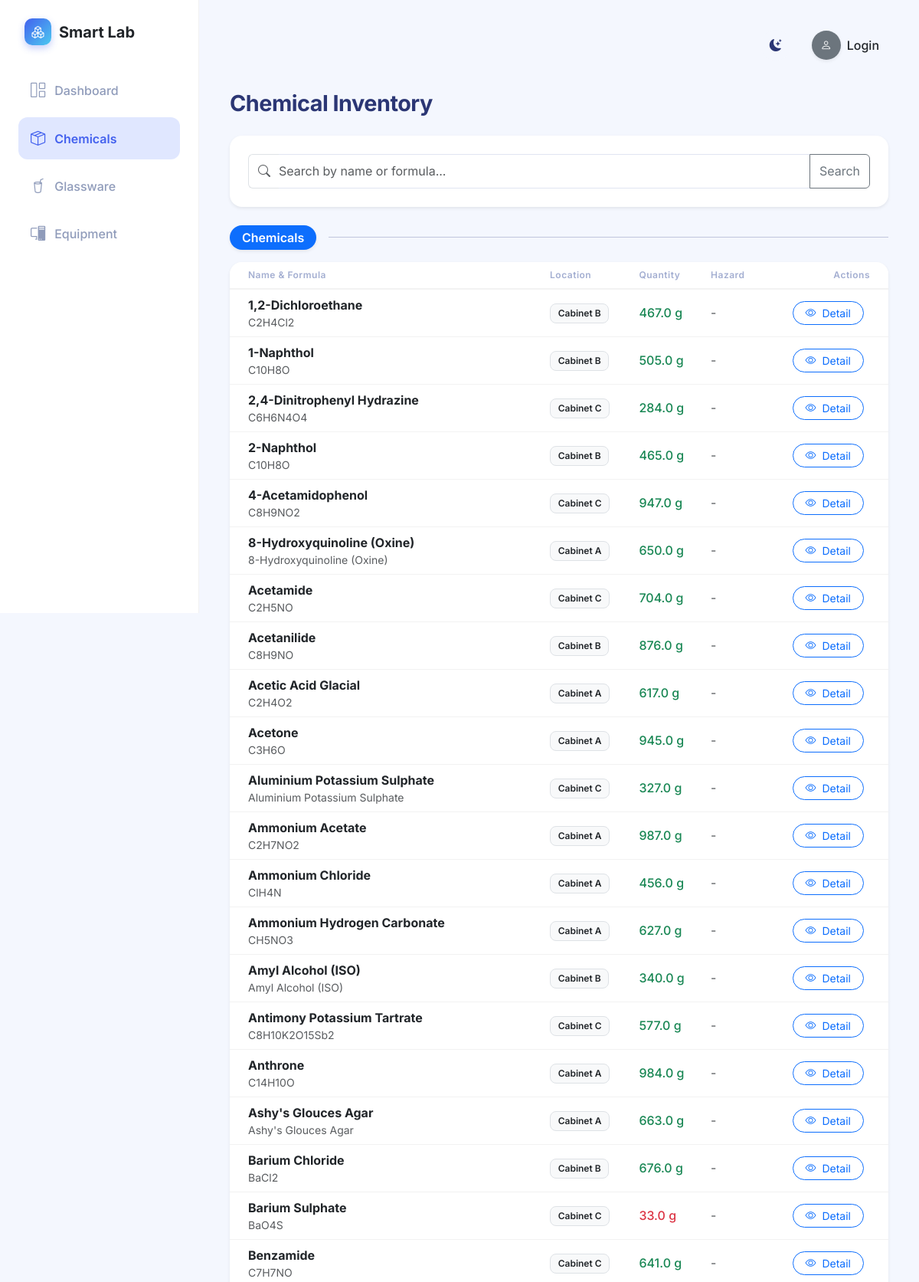
The page /chemicals (upper part) on the database its author committed.
### app.py (models this page shows)
class Chemical(db.Model):
    id = db.Column(db.Integer, primary_key=True)
    name = db.Column(db.String(150), nullable=False)
    formula = db.Column(db.String(100), nullable=False)
    cas_number = db.Column(db.String(50), nullable=True)
    quantity = db.Column(db.Float, nullable=False, default=0.0)
    unit = db.Column(db.String(20), nullable=False)
    location = db.Column(db.String(100), nullable=False)
    expiry_date = db.Column(db.Date, nullable=True)
    hazard_category = db.Column(db.String(100), nullable=True)
    category = db.Column(db.String(50), default='Chemicals') # New: Chemicals, Reagents, Indicators, Miscellaneous
    logs = db.relationship('UsageLog', backref='chemical', lazy=True, cascade="all, delete-orphan")

### app.py (the view)
@app.route('/chemicals')
def chemicals():
    search_query = request.args.get('search', '')
    if search_query:
        chemicals_list = Chemical.query.filter(
            db.or_(
                Chemical.name.ilike(f'%{search_query}%'),
                Chemical.formula.ilike(f'%{search_query}%')
            )
        ).all()
    else:
        chemicals_list = Chemical.query.all()
    grouped_chemicals = {}
    for chem in chemicals_list:
        cat = chem.category or 'Chemicals'
        if cat not in grouped_chemicals:
            grouped_chemicals[cat] = []
        grouped_chemicals[cat].append(chem)
    return render_template('chemicals.html', grouped_chemicals=grouped_chemicals, search_query=search_query)

### templates/chemicals.html (shortened to what this page needs)
{% extends 'base.html' %}
{% block content %}
<div class="d-flex justify-content-between align-items-center mb-4">
    <h2 class="page-title mb-0">Chemical Inventory</h2>
</div>
<div class="card mb-4 shadow-sm">
    <div class="card-body">
        <form action="{{ url_for('chemicals') }}" method="GET" class="d-flex">
            <div class="input-group">
                <span class="input-group-text bg-white border-end-0">
                    <i class="bi bi-search text-muted"></i>
                </span>
                <input type="text" name="search" class="form-control border-start-0 ps-0"
                       placeholder="Search by name or formula..." value="{{ search_query }}">
                <button class="btn btn-outline-secondary" type="submit">Search</button>
            </div>
        </form>
    </div>
</div>
{% for category, chemicals in grouped_chemicals.items() %}
<div class="d-flex align-items-center mb-3 mt-4">
    <span class="badge bg-primary px-3 py-2 fs-6 rounded-pill shadow-sm">{{ category }}</span>
    <hr class="flex-grow-1 ms-3 my-0 opacity-25">
</div>
<div class="card shadow-sm border-0 rounded-4 overflow-hidden mb-5">
    <div class="table-responsive">
        <table class="table table-hover align-middle mb-0">
            <thead class="bg-light bg-opacity-50">
                <tr>
                    <th class="ps-4">Name & Formula</th>
                    <th>Location</th>
                    <th>Quantity</th>
                    <th>Hazard</th>
                    <th class="text-end pe-4">Actions</th>
                </tr>
            </thead>
            <tbody>
                {% for chem in chemicals %}
                <tr>
                    <td class="ps-4">
                        <div class="fw-bold text-dark">{{ chem.name }}</div>
                        <div class="text-muted small">{{ chem.formula }}
                        </div>
                    </td>
                    <td><span class="badge bg-light text-dark border">{{ chem.location }}</span></td>
                    <td>
                        <span class="fw-medium {% if chem.quantity < 50 %}text-danger{% else %}text-success{% endif %}">
                            {{ chem.quantity }} {{ chem.unit }}
                        </span>
                    </td>
                    <td>
                        {% if chem.hazard_category %}
                        <span class="badge bg-warning text-dark">{{ chem.hazard_category }}</span>
                        {% else %}
                        <span class="text-muted">-</span>
                        {% endif %}
                    </td>
                    <td class="text-end pe-4">
                        <div class="btn-group">
                            <a href="{{ url_for('chemical_detail', id=chem.id) }}" class="btn btn-sm btn-outline-primary rounded-pill px-3 me-2">
                                <i class="bi bi-eye me-1"></i> Detail
                            </a>
                        </div>
                    </td>
                </tr>
                {% endfor %}
            </tbody>
        </table>
    </div>
</div>
{% else %}
<div class="card shadow-sm border-0 rounded-4 p-5 text-center text-muted">
    <i class="bi bi-search fs-1 mb-3"></i>
    <h5>No chemicals found matching your search.</h5>
    <p>Try a different keyword or formula.</p>
</div>
{% endfor %}
{% endblock %}

### templates/base.html (shortened to what this page needs)
<!DOCTYPE html>
<html lang="en">
<head>
    <link href="https://cdn.jsdelivr.net/npm/bootstrap@5.3.0/dist/css/bootstrap.min.css" rel="stylesheet">
    <link rel="stylesheet" href="{{ url_for('static', filename='css/style.css') }}">
    <link rel="stylesheet" href="https://cdn.jsdelivr.net/npm/bootstrap-icons@1.10.5/font/bootstrap-icons.css">
</head>
<body>
    <div class="app-container">
        <nav class="sidebar">
            <div class="sidebar-header">
                <a class="navbar-brand d-flex align-items-center morph-logo" href="{{ url_for('dashboard') }}">
                    <div class="logo-icon me-2"><i class="bi bi-boxes text-white"></i></div>
                    <div class="logo-text-container">
                        <span class="logo-text main-text fs-5 fw-bold text-dark">Smart Lab</span>
                    </div>
                </a>
            </div>
            <ul class="nav flex-column sidebar-nav mt-3">
                <li class="nav-item">
                    <a class="nav-link {% if request.endpoint == 'dashboard' %}active{% endif %}"
                        href="{{ url_for('dashboard') }}">
                        <i class="bi bi-grid-1x2"></i> Dashboard
                    </a>
                </li>
                <li class="nav-item">
                    <a class="nav-link {% if request.endpoint == 'chemicals' or request.endpoint == 'add_chemical' or request.endpoint == 'chemical_detail' %}active{% endif %}"
                        href="{{ url_for('chemicals') }}">
                        <i class="bi bi-box-seam"></i> Chemicals
                    </a>
                </li>
                <li class="nav-item">
                    <a class="nav-link {% if request.endpoint == 'glassware' %}active{% endif %}"
                        href="{{ url_for('glassware') }}">
                        <i class="bi bi-cup-straw"></i> Glassware
                    </a>
                </li>
                <li class="nav-item">
                    <a class="nav-link {% if request.endpoint == 'equipment' %}active{% endif %}"
                        href="{{ url_for('equipment') }}">
                        <i class="bi bi-pc-display"></i> Equipment
                    </a>
                </li>
            </ul>
        </nav>
        <main class="main-content">
            <header class="top-header d-flex justify-content-between align-items-center mb-4">
                <div class="d-flex align-items-center">
                    <div class="theme-toggle" id="themeToggle" title="Toggle Dark/Light Mode">
                        <i class="bi bi-moon-stars-fill"></i>
                    </div>
                    <div class="user-profile dropdown">
                        <div class="profile-trigger d-flex align-items-center" {% if current_user.is_authenticated %}data-bs-toggle="dropdown"{% else %}data-bs-toggle="modal" data-bs-target="#loginModal"{% endif %}>
                            {% if current_user.is_authenticated %}
                            <div class="avatar-wrapper me-2">
                                <div class="avatar-circle {% if current_user.role == 'developer' %}bg-developer{% elif current_user.role == 'teacher' %}bg-teacher{% else %}bg-student{% endif %} shadow-sm">
                                    {{ current_user.username[0]|upper }}
                                </div>
                                <div class="status-indicator online"></div>
                            </div>
                            <div class="user-info d-none d-sm-block">
                                <div class="user-name fw-bold text-dark">{{ current_user.username|capitalize }}</div>
                                <div class="user-role text-muted">{{ current_user.role|capitalize }}</div>
                            </div>
                            <i class="bi bi-chevron-down ms-2 text-muted small"></i>
                            {% else %}
                            <div class="avatar-circle bg-secondary shadow-sm me-2">
                                <i class="bi bi-person"></i>
                            </div>
                            <span class="fw-medium text-dark">Login</span>
                            {% endif %}
                        </div>
                    </div>
            </header>
            <div class="content-wrapper">
                {% block content %}{% endblock %}
            </div>
        </main>
    </div>
</body>
</html>

### rows shown on the page
Chemical: category "Chemicals", name "1,2-Dichloroethane", formula "C2H4Cl2", location "Cabinet B", quantity "467.0", unit "g"
Chemical: name "1-Naphthol", formula "C10H8O", location "Cabinet B", quantity "505.0", unit "g"
Chemical: name "2,4-Dinitrophenyl Hydrazine", formula "C6H6N4O4", location "Cabinet C", quantity "284.0", unit "g"
Chemical: name "2-Naphthol", formula "C10H8O", location "Cabinet B", quantity "465.0", unit "g"
Chemical: name "4-Acetamidophenol", formula "C8H9NO2", location "Cabinet C", quantity "947.0", unit "g"
Chemical: name "8-Hydroxyquinoline (Oxine)", formula "8-Hydroxyquinoline (Oxine)", location "Cabinet A", quantity "650.0", unit "g"
Chemical: name "Acetamide", formula "C2H5NO", location "Cabinet C", quantity "704.0", unit "g"
Chemical: name "Acetanilide", formula "C8H9NO", location "Cabinet B", quantity "876.0", unit "g"
Chemical: name "Acetic Acid Glacial", formula "C2H4O2", location "Cabinet A", quantity "617.0", unit "g"
Chemical: name "Acetone", formula "C3H6O", location "Cabinet A", quantity "945.0", unit "g"
Chemical: name "Aluminium Potassium Sulphate", formula "Aluminium Potassium Sulphate", location "Cabinet C", quantity "327.0", unit "g"
Chemical: name "Ammonium Acetate", formula "C2H7NO2", location "Cabinet A", quantity "987.0", unit "g"
Chemical: name "Ammonium Chloride", formula "ClH4N", location "Cabinet A", quantity "456.0", unit "g"
Chemical: name "Ammonium Hydrogen Carbonate", formula "CH5NO3", location "Cabinet A", quantity "627.0", unit "g"
Chemical: name "Amyl Alcohol (ISO)", formula "Amyl Alcohol (ISO)", location "Cabinet B", quantity "340.0", unit "g"
Chemical: name "Antimony Potassium Tartrate", formula "C8H10K2O15Sb2", location "Cabinet C", quantity "577.0", unit "g"
Chemical: name "Anthrone", formula "C14H10O", location "Cabinet A", quantity "984.0", unit "g"
Chemical: name "Ashy's Glouces Agar", formula "Ashy's Glouces Agar", location "Cabinet A", quantity "663.0", unit "g"
Chemical: name "Barium Chloride", formula "BaCl2", location "Cabinet B", quantity "676.0", unit "g"
Chemical: name "Barium Sulphate", formula "BaO4S", location "Cabinet C", quantity "33.0", unit "g"
Chemical: name "Benzamide", formula "C7H7NO", location "Cabinet C", quantity "641.0", unit "g"
